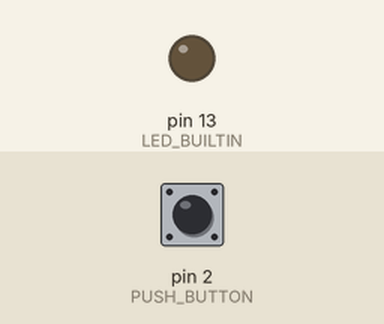
Bench run of a sketch on a simulated Arduino Uno, built with avr-gcc and run on an emulated ATmega328P. Shown: output pins drawn as LEDs (lit = HIGH). The test bench sets the inputs (shaded band); at power-on: pin 2 (PUSH_BUTTON) LOW.

Above: at 1.2 s.
1.3 s: pin 2 (PUSH_BUTTON) pulled HIGH for 0.15 s
At 1.37 s:
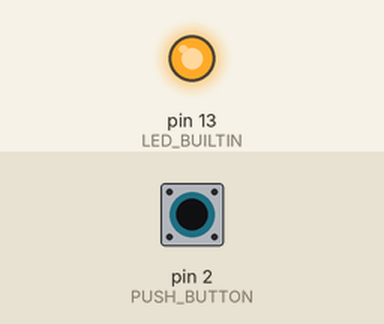
2.9 s: pin 2 (PUSH_BUTTON) pulled HIGH for 3.2 s
At 6.8 s:
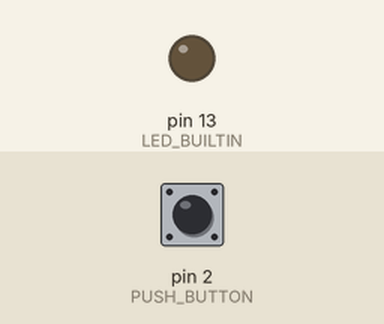
Timing chart, 0 to 8.3 s (numbered marks = the images above; inputs shaded):
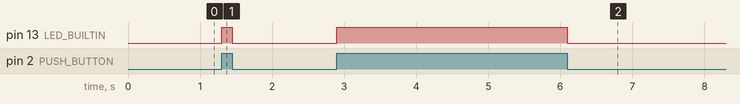

The sketch:

02.01_switch.ino
```cpp
const int PUSH_BUTTON = 2;

void setup() {
  // put your setup code here, to run once:
  pinMode(LED_BUILTIN, OUTPUT);
  pinMode(PUSH_BUTTON, INPUT);
}

void loop() {
  // put your main code here, to run repeatedly:
  int button_status = digitalRead(PUSH_BUTTON);
  if (button_status == HIGH)
  {
    digitalWrite(LED_BUILTIN, HIGH);
  }

  if (button_status == LOW)
  {
    digitalWrite(LED_BUILTIN, LOW);
  }

}
```

Measured:
- after the input at 1.3 s, pin 13 (LED_BUILTIN): LOW → HIGH at once, → LOW 0.15 s later
- after the input at 2.9 s, pin 13 (LED_BUILTIN): LOW → HIGH at once, → LOW 3.2 s later
